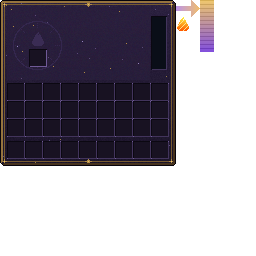
#> input picture tools/gui/source/ash_generator.png, 256 x 256 px, given in place of stone_bricks.png, which was not available
$ python tier1_a.py out.png
#> lines starting #> are read from the running program, lines starting #| are printed output that depends on the picture
### tools/style/estilo_a_lib.py
"""Biblioteca do Estilo A (Vanilla+ rúnico), aprovado na Fornalha Rúnica.
Base vanilla escurecida + cinta de cobre lisa que dá a volta + 1 runa centralizada por lateral + camada emissiva roxa."""
import os, json, math
from PIL import Image
from kit import COBRE, AMETISTA, LATAO, R

VAN = os.path.expanduser('~/van/assets/minecraft/')
CLEAR = (0, 0, 0, 0)
ROXOS = R('3b1670', '5a24a8', '7a3fd0', '9a5cf0', 'b884ff', 'd4aaff', 'efdcff')
PRISMA = [tuple(int(c[i:i + 2], 16) for i in (0, 2, 4)) + (255,) for c in
          ['5a24a8', '7a3fd0', '9a5cf0', 'b884ff', 'd4aaff', 'b884ff', '9a5cf0', 'c070f0', 'e08cff', 'c070f0', '9a5cf0', '7a3fd0']]
VAZIO = (17, 17, 17, 255)

RUNES = {
    'dagaz':   ["X...X", "XX.XX", "X.X.X", "XX.XX", "X...X"],
    'tiwaz':   ["..X..", ".XXX.", "X.X.X", "..X..", "..X.."],
    'ingwaz':  ["..X..", ".X.X.", "X...X", ".X.X.", "..X.."],
    'hagalaz': ["X..X", "XX.X", "X.XX", "X..X", "X..X"],
    'algiz':   ["X.X.X", ".XXX.", "..X..", "..X..", "..X.."],
    'sowilo':  ["...X", "..X.", ".XX.", ".X..", "X..."],
    'othala':  [".XX.", "X..X", ".XX.", "X..X", "X..X"],
}

def V(name, kind='block'):
#> called with name = 'stone_bricks', kind = 'block'
    im = Image.open(f'{VAN}textures/{kind}/{name}.png').convert('RGBA')
#> im is the input picture: PIL image 256x256 RGBA; mean R, G, B, A 20, 15.1, 23.4, 117.5
    return im.crop((0, 0, im.width, im.width))

def darken(im, k=0.78, box=(0, 0, 16, 16), only_grey=True):
#> called with k = 0.78, box = (0, 0, 16, 16), only_grey = True
    x0, y0, x1, y1 = box
#> x0 = 0; y0 = 0; x1 = 16; y1 = 16
    for y in range(y0, y1):
        for x in range(x0, x1):
            p = im.getpixel((x, y))
            if not p[3]: continue
            if only_grey and not (abs(p[0] - p[1]) < 14 and abs(p[1] - p[2]) < 14): continue
            im.putpixel((x, y), (int(p[0] * k), int(p[1] * k), int(min(255, p[2] * k * 1.04)), p[3]))
    return im

def strap(im, y0, y1, x0=0, x1=15, rivets=True, hole=lambda x, y: False):
    """Cinta de cobre lisa (topo claro, base escura). Ocupa x0..x1 inteiro para dar a volta nas quinas."""
#> called with y0 = 8, y1 = 14, x0 = 0, x1 = 15, rivets = True
    n = y1 - y0
    for y in range(y0, y1 + 1):
        t = 5 if y == y0 else 1 if y == y1 else (4 if y - y0 <= n // 2 else 3)
        for x in range(x0, x1 + 1):
            if not hole(x, y): im.putpixel((x, y), COBRE[t])
    for (x, y) in ((x0 + 2, y0 + 1), (x1 - 3, y0 + 2), (x0 + 1, y1 - 2), (x1 - 2, y1 - 1)):
        if not hole(x, y) and y0 < y < y1: im.putpixel((x, y), COBRE[min(6, 5)])
    if rivets:
        ym = (y0 + y1) // 2
        for x in (x0 + 1, x1 - 1):
            if not hole(x, ym): im.putpixel((x, ym), LATAO[5]); im.putpixel((x, ym + 1), COBRE[1])

def rune_at(name, cx, cy):
    """Pixels da runa centrada em (cx, cy) (centro do bloco = 7.5)."""
    g = RUNES[name]; w, h = len(g[0]), len(g)
    x0 = int(round(cx - (w - 1) / 2)); y0 = int(round(cy - (h - 1) / 2))
    return [(x0 + i, y0 + j) for j, r in enumerate(g) for i, c in enumerate(r) if c == 'X']

def engrave(im, pts):
    for (x, y) in pts: im.putpixel((x, y), COBRE[1])

def prisma_frames(pts, n=12, size=16, extra=None):
    """Runa pulsando em roxos (como prismarinho). extra: lista de (pixels, cor_fn(f)) adicionais."""
    frames = []
    for f in range(n):
        im = Image.new('RGBA', (size, size), CLEAR)
        for (x, y) in pts: im.putpixel((x, y), PRISMA[int(f + x * 0.6 + y * 0.4) % len(PRISMA)])
        if extra:
            for px, fn in extra:
                for (x, y) in px: im.putpixel((x, y), fn(f, x, y))
        frames.append(im)
    return frames

def strip(frames):
    out = Image.new('RGBA', (frames[0].width, frames[0].height * len(frames)), CLEAR)
    for i, f in enumerate(frames): out.paste(f, (0, f.height * i))
    return out

def save_anim(out, name, frames, ft=4):
    strip(frames).save(f'{out}/{name}.png')
    json.dump({'animation': {'frametime': ft, 'interpolate': True}}, open(f'{out}/{name}.png.mcmeta', 'w'))

def glow_planes(textures_by_face, lo=(0, 0, 0), hi=(16, 16, 16)):
    """Elementos-plano emissivos (light_emission 15) colados nas faces externas indicadas."""
    els = []
    (x0, y0, z0), (x1, y1, z1) = lo, hi
    e = 0.01   # afasta 0,01 da face para não brigar (z-fighting) com a base
    planes = {'north': ([x0, y0, z0 - e], [x1, y1, z0 - e]), 'south': ([x0, y0, z1 + e], [x1, y1, z1 + e]),
              'west': ([x0 - e, y0, z0], [x0 - e, y1, z1]), 'east': ([x1 + e, y0, z0], [x1 + e, y1, z1]),
              'up': ([x0, y1 + e, z0], [x1, y1 + e, z1])}
    for face, tex in textures_by_face.items():
        f, t = planes[face]
        els.append({'from': f, 'to': t, 'shade': False, 'light_emission': 15, 'faces': {face: {'texture': '#' + tex}}})
    return els


# ---------------- v2 da lib: modelos vanilla como peças + cinta com textura de cobre vanilla ----------------
# [42 lines left out: functions vmodel, move, strap_v, not called in this run]

### tools/style/kit.py
"""Kit de desenho v2 do guia de estilo: volume à la Create/Thaumcraft.
Cada pixel guarda (rampa, tom); assim dá para sombrear/clarear sem sair da paleta.
Luz vem de cima-esquerda. Rampas de 7 tons: 0 = contorno, 6 = brilho especular."""
from PIL import Image

def _h(x): return (int(x[0:2], 16), int(x[2:4], 16), int(x[4:6], 16), 255)
def R(*hx): return [_h(c) for c in hx]

PEDRA   = R('1e1d1f', '333234', '48474a', '5c5b5e', '727174', '8a898c', 'a9a8ab')
ARDOSIA = R('0c0c0f', '16161a', '202025', '2c2c33', '3a3a43', '4c4c56', '64646f')
LAPIS   = R('060920', '0b1238', '111b50', '182669', '213385', '2e45a3', '4560c4')
COBRE   = R('3a1a10', '5a2b1c', '7d3f28', '9a5038', 'b8664a', 'd8805e', 'f2a882')
LATAO   = R('2e1f08', '553d10', '80601e', 'a8822e', 'c9a240', 'e6c562', 'fbe9a6')
OURO    = R('4a2e04', '7a500a', 'b07a16', 'd99e22', 'f5c22e', 'ffdc54', 'fff4a8')
MITRIL  = R('142238', '23405e', '34587c', '4c79a0', '6a9bc2', '98c4e2', 'd6effa')
CELESTE = R('1a1e5c', '2c48a0', '4f86d8', '7fb6f2', 'b0dcff', 'e2f3ff', 'ffffff')
FOGO    = R('4a1806', '8a3410', 'c35d1b', 'ff8f00', 'ffc020', 'ffe860', 'fffcc8')
AMETISTA= R('241040', '3e2270', '5e3a9e', '8560c8', 'ac84ec', 'd0b0ff', 'f2e4ff')
ARCANO  = R('06222c', '0b4252', '13697e', '1f97ad', '4fd2e2', '9ff0f6', 'effeff')
FERRO   = R('101013', '1c1c21', '2a2a30', '3a3a42', '55555e', '7c7c86', 'b4b4be')
VAZIO   = R('080808', '0e0e0e', '141414', '1a1a1a', '222222', '2a2a2a', '333333')


class Canvas:
    def __init__(self, w=16, h=16):
        self.w, self.h = w, h
        self.px = [[None] * w for _ in range(h)]

    def ok(self, x, y): return 0 <= x < self.w and 0 <= y < self.h

    def put(self, x, y, ramp, t):
        if self.ok(x, y): self.px[y][x] = [ramp, max(0, min(6, t))]

    def fill(self, x0, y0, x1, y1, ramp, t):
        for y in range(y0, y1 + 1):
            for x in range(x0, x1 + 1): self.put(x, y, ramp, t)

    def shift(self, x, y, d):
        if self.ok(x, y) and self.px[y][x]:
            self.px[y][x][1] = max(0, min(6, self.px[y][x][1] + d))

    def shift_rect(self, x0, y0, x1, y1, d):
        for y in range(y0, y1 + 1):
            for x in range(x0, x1 + 1): self.shift(x, y, d)

    # [37 lines left out: functions tonemap, deltamap, raised, recess, bolt, not called in this run]

    def rivet(self, x, y, ramp):
        self.shift(x + 1, y, -1); self.shift(x, y + 1, -1)
        self.put(x, y, ramp, 6)

    # [65 lines left out: functions glow, image, _color, bricks, tiles, not called in this run]

# ---- rampas extras (v2.1) ----
ABETO   = R('24170a', '3b2814', '553a1f', '6b4c2a', '82613a', '9a7748', 'b8935e')
VERDETE = R('1c3a30', '2c5446', '3f6e5a', '4f8a6c', '64a077', '7ab799', 'a6dcc0')
GELO    = R('0e2a3a', '1e4a66', '3a7aa0', '6ab0d6', 'a0d8f0', 'd4f0fa', 'ffffff')
LINHO   = R('3a3220', '5e5236', '857650', 'a99a6c', 'c9bb8c', 'e2d6ac', 'f6efd2')
ADAMANTINA = R('2a0610', '590c1c', '871629', 'b72a3c', 'e66869', 'ffb4a4', 'ffe0d8')


# [40 lines left out: functions frame_box, plates, ring, not called in this run]


def disk(cx, cy, r):
    return [(x, y) for y in range(int(cy - r - 1), int(cy + r + 2)) for x in range(int(cx - r - 1), int(cx + r + 2))
            if ((x + 0.5 - cx) ** 2 + (y + 0.5 - cy) ** 2) ** 0.5 <= r]


# [6 lines left out: function strip, not called in this run]

### tools/style/tier1_a.py
"""Estilo A: Triturador Rúnico (ᛏ tiwaz), Extrator de Essência (ᛜ ingwaz), Compressor de Magia (ᚺ hagalaz).
Uso: python tier1_a.py <pasta>"""
import os, sys, json, math
from PIL import Image
from estilo_a_lib import *
from kit import COBRE, AMETISTA, LATAO, FERRO

OUT = sys.argv[1] if len(sys.argv) > 1 else 'out_tier1_a'
os.makedirs(OUT + '/models', exist_ok=True)
def save(name, im): im.save(f'{OUT}/{name}.png')
def model(name, d): json.dump(d, open(f'{OUT}/models/{name}.json', 'w'), indent=1)
M = lambda n: 'mistech:block/' + n

# ============ TRITURADOR RÚNICO: cubo de tijolos escuros, rolos na frente, funil de cobre no topo ============
def crusher():
    side = darken(V('stone_bricks')); strap(side, 8, 14)
    rp = rune_at('tiwaz', 7, 11); engrave(side, rp); save('runic_crusher_side', side)
    bottom = darken(V('stone_bricks')); save('runic_crusher_bottom', bottom)
    # frente: fenda com dois rolos dentados
    fr = darken(V('stone_bricks')); strap(fr, 8, 14)
    for x in range(3, 13):
        fr.putpixel((x, 1), COBRE[5]); fr.putpixel((x, 7), COBRE[1])
    for y in range(1, 8):
        fr.putpixel((3, y), COBRE[4]); fr.putpixel((12, y), COBRE[2])
    g = V('grindstone_side')
#> call 4 of V, with name = 'grindstone_side', kind = 'block'
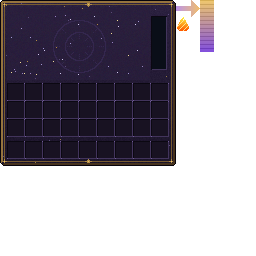
#> input picture tools/gui/source/astral_generator.png, 256 x 256 px, given in place of grindstone_side.png, which was not available
#> in V, im is the input picture: PIL image 256x256 RGBA; mean R, G, B, A 20.2, 15.2, 23.6, 117.5
    for y in range(2, 7):
        for x in range(4, 12):
            if y == 4: fr.putpixel((x, y), VAZIO); continue
            p = g.getpixel((x, 4 + y)); k = 0.95 if y in (2, 5) else 0.7
            if (x + (y > 4)) % 2 == 0 and y in (3, 5): k *= 0.6        # dentes
            fr.putpixel((x, y), tuple(int(c * k) for c in p[:3]) + (255,))
    save('runic_crusher_front', fr)
    # topo: boca de funil de cobre (aro claro, parede inclinada mais escura, furo no meio)
    top = darken(V('stone_bricks'))
    for y in range(2, 14):
        for x in range(2, 14):
            d = min(x - 2, y - 2, 13 - x, 13 - y)
            if d == 0: t = 5 if (x == 2 or y == 2) else 2
            elif d == 1: t = 4 if (x == 3 or y == 3) else 2
            elif d == 2: t = 2
            else: top.putpixel((x, y), VAZIO); continue
            top.putpixel((x, y), COBRE[t])
    save('runic_crusher_top', top)
    # brilho (acesa)
    gap = [(x, 4) for x in range(4, 12)]
    save_anim(OUT, 'runic_crusher_glow_side', prisma_frames(rp))
#> after the loop in prisma_frames, `for f in range(n):`: frames = 12 items
#> in strip, `out = Image.new('RGBA', (frames[0].width, frames[0].height * len(frame..`: out: PIL image 16x192 RGBA; every value is 0
#> the loop in strip, `for i, f in enumerate(frames): out.paste(f, (0, f.height * i))` made 12 passes
#> after the loop in strip, `for i, f in enumerate(frames): out.paste(f, (0, f.height * i))`:
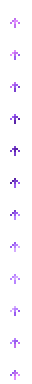
#> out: PIL image 16x192 RGBA (shown 2 times larger); mean R, G, B, A 5.8, 3.6, 8.2, 9; transparent parts drawn white
    save_anim(OUT, 'runic_crusher_glow_front', prisma_frames([], n=8, extra=[(gap, lambda f, x, y: ROXOS[3 + int(1.5 + 1.5 * math.sin(f * 0.8 + x))])]), 3)
#> in strip (call 2), `out = Image.new('RGBA', (frames[0].width, frames[0].height * len(frame..`: out: PIL image 16x128 RGBA; every value is 0
#> the loop in strip (call 2), `for i, f in enumerate(frames): out.paste(f, (0, f.height * i))` made 8 passes
#> after the loop in strip (call 2), `for i, f in enumerate(frames): out.paste(f, (0, f.height * i))`:
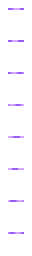
#> out: PIL image 16x128 RGBA (shown 2 times larger); mean R, G, B, A 5.7, 4.1, 7.8, 8; transparent parts drawn white
    hole = [(x, y) for y in range(16) for x in range(16) if top.getpixel((x, y)) == VAZIO]
#> hole = 36 pairs, first value 5 to 10, second value 5 to 10
    save_anim(OUT, 'runic_crusher_glow_top', prisma_frames([], n=8, extra=[(hole, lambda f, x, y: ROXOS[1 + int(1 + math.sin(f * 0.8)) + (2 if 6 <= x <= 9 and 6 <= y <= 9 else 0)])]))
#> call 3 of prisma_frames, with n = 8, size = 16
#> after the loop in prisma_frames (call 3), `for f in range(n):`:
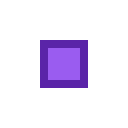
#> im: PIL image 16x16 RGBA (shown 8 times larger); mean R, G, B, A 16.7, 8.6, 28.1, 35.9; transparent parts drawn white
#> the loop in strip (call 3), `for i, f in enumerate(frames): out.paste(f, (0, f.height * i))` made 8 passes
#> after the loop in strip (call 3), `for i, f in enumerate(frames): out.paste(f, (0, f.height * i))`:
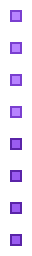
#> out: PIL image 16x128 RGBA (shown 2 times larger); mean R, G, B, A 18.8, 10.9, 30.2, 35.9; transparent parts drawn white
    for on in (False, True):
        tex = {'particle': M('runic_crusher_side'), 'front': M('runic_crusher_front'), 'side': M('runic_crusher_side'),
               'top': M('runic_crusher_top'), 'bottom': M('runic_crusher_bottom')}
        els = [{'from': [0, 0, 0], 'to': [16, 16, 16], 'faces': {
            'north': {'texture': '#front', 'cullface': 'north'}, 'south': {'texture': '#side', 'cullface': 'south'},
            'east': {'texture': '#side', 'cullface': 'east'}, 'west': {'texture': '#side', 'cullface': 'west'},
            'up': {'texture': '#top', 'cullface': 'up'}, 'down': {'texture': '#bottom', 'cullface': 'down'}}}]
        if on:
            for k in ('front', 'side', 'top'): tex['glow_' + k] = M('runic_crusher_glow_' + k)
            els += glow_planes({'north': 'glow_front', 'south': 'glow_side', 'east': 'glow_side', 'west': 'glow_side', 'up': 'glow_top'})
        model('runic_crusher' + ('_on' if on else ''), {'parent': 'minecraft:block/block', 'render_type': 'minecraft:cutout', 'textures': tex, 'elements': els})

# ============ EXTRATOR DE ESSÊNCIA: caldeirão vanilla com cinta de cobre e runa ingwaz ============
def extractor():
    side = V('cauldron_side'); strap(side, 5, 11, rivets=True)
    rp = rune_at('ingwaz', 7, 8); engrave(side, rp); save('essence_extractor_side', side)
    wall = darken(V('cauldron_side'), 0.85); save('essence_extractor_wall', wall)
    save('essence_extractor_top', V('cauldron_top')); save('essence_extractor_inner', V('cauldron_inner'))
    save('essence_extractor_bottom', V('cauldron_bottom'))
    save_anim(OUT, 'essence_extractor_glow_side', prisma_frames(rp))
    tpl = {0: 'cauldron', 1: 'template_cauldron_level1', 2: 'template_cauldron_level2', 3: 'template_cauldron_full'}
    for lvl, t in tpl.items():
        base = json.load(open(f'{VAN}models/block/{t}.json'))
        els = json.loads(json.dumps(base['elements']))
        for e in els:
            wall_el = e['from'][1] == 3 and e['to'][1] == 16 and e['from'] != [2, 3, 2]
            for fname, fd in e['faces'].items():
                fd.pop('tintindex', None)
                if wall_el and fd.get('texture') == '#side' and 'cullface' not in fd: fd['texture'] = '#wall'
        for on in (False, True):
            tex = {'particle': M('essence_extractor_side'), 'top': M('essence_extractor_top'), 'bottom': M('essence_extractor_bottom'),
                   'side': M('essence_extractor_side'), 'inside': M('essence_extractor_inner'), 'wall': M('essence_extractor_wall'),
                   'content': M('impure_essence_still')}
            e2 = list(els)
            if on:
                tex['glow'] = M('essence_extractor_glow_side')
                e2 = e2 + glow_planes({'north': 'glow', 'south': 'glow', 'east': 'glow', 'west': 'glow'}, (0, 3, 0), (16, 16, 16))
                for g in e2[-4:]:
                    for fd in g['faces'].values(): fd['uv'] = [0, 0, 16, 13]
            name = 'essence_extractor' + (f'_level{lvl}' if lvl else '') + ('_on' if on else '')
            model(name, {'parent': 'minecraft:block/block', 'ambientocclusion': False, 'render_type': 'minecraft:cutout', 'textures': tex, 'elements': e2})

# ============ COMPRESSOR DE MAGIA: prensa (mesma forma/hitbox), coluna com cinta e runa hagalaz ============
# [44 lines left out: function compressor, not called in this run]

#> (the run stopped early here; a loop or call above may not have finished)
